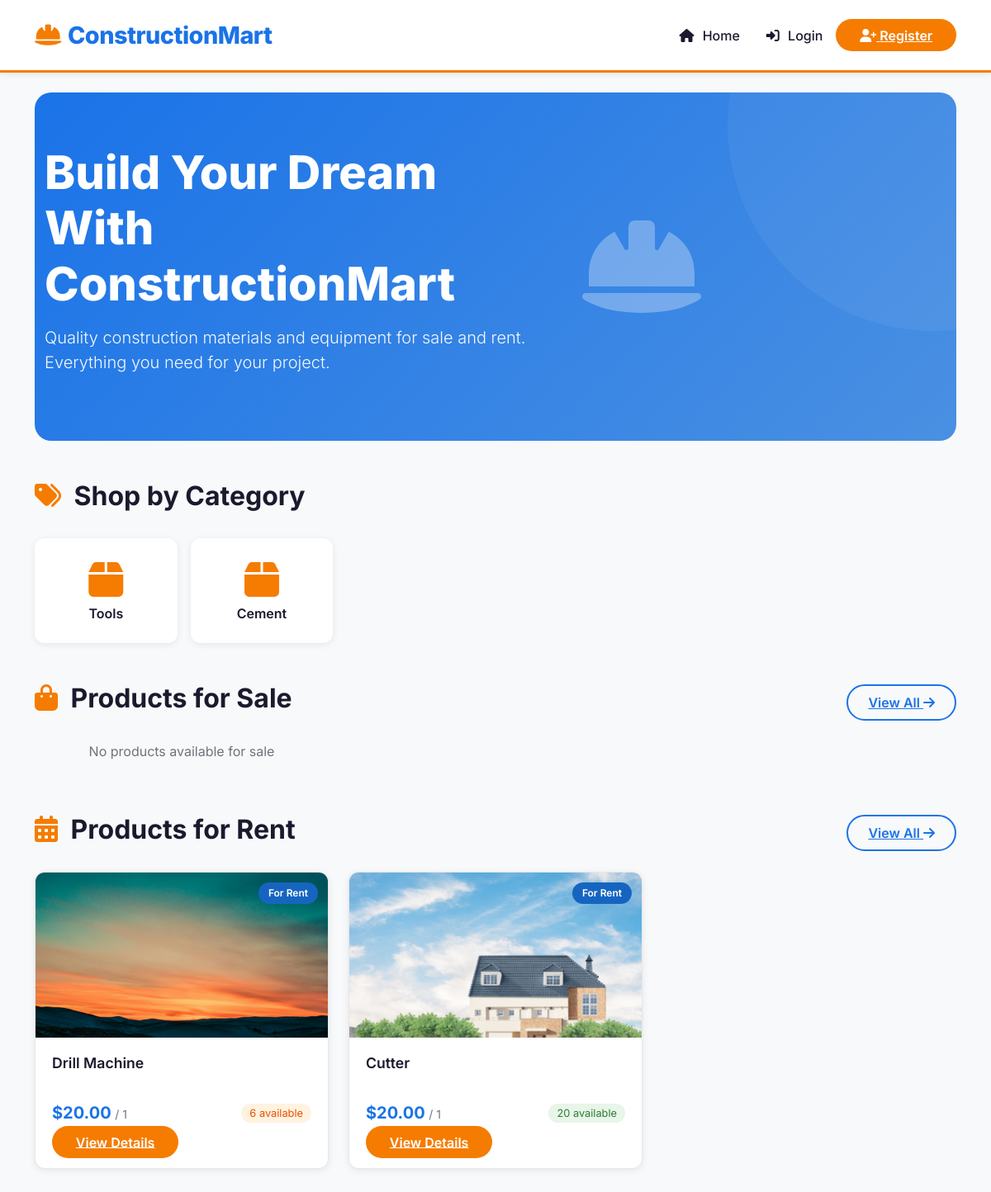
The page / on the database its author committed.
### marketplace/models.py (models this page shows, shortened)
class Category(models.Model):
    name = models.CharField(max_length=100)
    description = models.TextField(blank=True)
    icon = models.CharField(max_length=50, blank=True, help_text="Font Awesome icon class")
    class Meta:
        verbose_name_plural = "Categories"

class Product(models.Model):
    PRODUCT_TYPES = [
        ('sale', 'For Sale'),
        ('rent', 'For Rent'),
        ('both', 'Both'),
    ]
    name = models.CharField(max_length=200)
    category = models.ForeignKey(Category, on_delete=models.SET_NULL, null=True, blank=True)
    description = models.TextField()
    product_type = models.CharField(max_length=10, choices=PRODUCT_TYPES, default='sale')
    price = models.DecimalField(max_digits=10, decimal_places=2, default=0.00)
    rental_price = models.DecimalField(max_digits=10, decimal_places=2, null=True, blank=True)
    rental_period = models.CharField(max_length=50, blank=True, help_text="e.g., per day, per week")
    stock_quantity = models.PositiveIntegerField(default=0)
    image = models.ImageField(upload_to='products/', null=True, blank=True)
    is_available = models.BooleanField(default=True)
    created_at = models.DateTimeField(auto_now_add=True)
    updated_at = models.DateTimeField(auto_now=True)

### marketplace/views.py (the view)
# urls.py: path('', views.home, name='home'),
def home(request):
    products = Product.objects.filter(is_available=True, stock_quantity__gt=0)
    categories = Category.objects.all()
    sale_products = products.filter(product_type__in=['sale', 'both'])[:8]
    rent_products = products.filter(product_type__in=['rent', 'both'])[:8]
    context = {
        'products': products,
        'categories': categories,
        'sale_products': sale_products,
        'rent_products': rent_products,
    }
    return render(request, 'marketplace/home.html', context)

### templates/marketplace/home.html (shortened to what this page needs)
{% extends "base.html" %}
{% load static %}
{% block content %}
<div class="hero-section">
    <div class="container position-relative">
        <div class="row align-items-center">
            <div class="col-lg-7">
                <h1>Build Your Dream<br>With ConstructionMart</h1>
                <p class="lead">Quality construction materials and equipment for sale and rent. Everything you need for your project.</p>
            </div>
            <div class="col-lg-5 d-none d-lg-block">
                <i class="fas fa-hard-hat" style="font-size: 8rem; opacity: 0.3;"></i>
            </div>
        </div>
    </div>
</div>
<div class="mb-5">
    <div class="section-header">
        <h2><i class="fas fa-tags"></i> Shop by Category</h2>
    </div>
    <div class="row g-3">
        {% for category in categories %}
            <div class="col-6 col-md-3 col-lg-2">
                <a href="#" class="category-card">
                    <i class="fas {{ category.icon|default:'fa-box' }}"></i>
                    <h6>{{ category.name }}</h6>
                </a>
            </div>
        {% empty %}
            <div class="col-12 text-center text-muted">
                <p>No categories available</p>
            </div>
        {% endfor %}
    </div>
</div>
<div class="mb-5">
    <div class="section-header">
        <h2><i class="fas fa-shopping-bag"></i> Products for Sale</h2>
        <a href="#" class="btn-outline-blue">View All <i class="fas fa-arrow-right"></i></a>
    </div>
    <div class="product-grid">
        {% for product in sale_products %}
            <div class="product-card">
                <div class="image-wrapper">
                    {% if product.image %}
                        <img src="{{ product.image.url }}" alt="{{ product.name }}">
                    {% else %}
                        <div class="placeholder-icon">
                            <i class="fas fa-tools"></i>
                        </div>
                    {% endif %}
                    <span class="badge-type sale">For Sale</span>
                </div>
                <div class="card-body">
                    <h6 class="card-title">{{ product.name }}</h6>
                    <div class="d-flex justify-content-between align-items-center mb-2">
                        <span class="price-tag">${{ product.price }}</span>
                        <span class="stock-badge {% if product.stock_quantity > 10 %}in-stock{% else %}low-stock{% endif %}">
                            {{ product.stock_quantity }} in stock
                        </span>
                    </div>
                    <a href="{% url 'product_detail' product.id %}" class="btn-orange w-100">View Details</a>
                </div>
            </div>
        {% empty %}
            <div class="col-12 text-center text-muted">
                <p>No products available for sale</p>
            </div>
        {% endfor %}
    </div>
</div>
<div class="mb-5">
    <div class="section-header">
        <h2><i class="fas fa-calendar-alt"></i> Products for Rent</h2>
        <a href="#" class="btn-outline-blue">View All <i class="fas fa-arrow-right"></i></a>
    </div>
    <div class="product-grid">
        {% for product in rent_products %}
            <div class="product-card">
                <div class="image-wrapper">
                    {% if product.image %}
                        <img src="{{ product.image.url }}" alt="{{ product.name }}">
                    {% else %}
                        <div class="placeholder-icon">
                            <i class="fas fa-tools"></i>
                        </div>
                    {% endif %}
                    <span class="badge-type rent">For Rent</span>
                </div>
                <div class="card-body">
                    <h6 class="card-title">{{ product.name }}</h6>
                    <div class="d-flex justify-content-between align-items-center mb-2">
                        <div>
                            <span class="price-tag">${{ product.rental_price }}</span>
                            <small class="text-muted">/ {{ product.rental_period|default:"day" }}</small>
                        </div>
                        <span class="stock-badge {% if product.stock_quantity > 10 %}in-stock{% else %}low-stock{% endif %}">
                            {{ product.stock_quantity }} available
                        </span>
                    </div>
                    <a href="{% url 'product_detail' product.id %}" class="btn-orange w-100">View Details</a>
                </div>
            </div>
        {% empty %}
            <div class="col-12 text-center text-muted">
                <p>No products available for rent</p>
            </div>
        {% endfor %}
    </div>
</div>
{% endblock %}

### templates/base.html (shortened to what this page needs)
<!DOCTYPE html>
<html lang="en">
<head>
    <link href="https://cdn.jsdelivr.net/npm/bootstrap@5.1.3/dist/css/bootstrap.min.css" rel="stylesheet">
    <link rel="stylesheet" href="https://cdnjs.cloudflare.com/ajax/libs/font-awesome/6.4.0/css/all.min.css">
</head>
<body>
    <nav class="navbar navbar-expand-lg">
        <div class="container">
            <a class="navbar-brand" href="{% url 'home' %}">
                <i class="fas fa-hard-hat"></i>ConstructionMart
            </a>
            <div class="collapse navbar-collapse" id="navbarNav">
                <ul class="navbar-nav ms-auto align-items-center">
                    <li class="nav-item">
                        <a class="nav-link" href="{% url 'home' %}"><i class="fas fa-home"></i> Home</a>
                    </li>
                    {% if user.is_authenticated %}
                        <li class="nav-item">
                            <a class="nav-link" href="{% url 'my_orders' %}"><i class="fas fa-box"></i> Orders</a>
                        </li>
                        <li class="nav-item">
                            <a class="nav-link cart-link" href="{% url 'view_cart' %}">
                                <i class="fas fa-shopping-cart"></i> Cart
                                <span class="cart-dot" id="cartDot"></span>
                            </a>
                        </li>
                        <li class="nav-item dropdown">
                            <a class="nav-link dropdown-toggle" href="#" id="userDropdown" role="button" data-bs-toggle="dropdown">
                                <i class="fas fa-user-circle"></i> {{ user.username }}
                            </a>
                            <ul class="dropdown-menu dropdown-menu-end">
                                <li><a class="dropdown-item" href="{% url 'my_orders' %}"><i class="fas fa-box"></i> My Orders</a></li>
                                {% if user.is_staff %}
                                    <li><hr class="dropdown-divider"></li>
                                    <li><a class="dropdown-item" href="{% url 'admin_dashboard' %}"><i class="fas fa-chart-pie"></i> Admin Dashboard</a></li>
                                {% endif %}
                                <li><hr class="dropdown-divider"></li>
                                <li>
                                    <form method="POST" action="{% url 'logout' %}" style="display: inline;">
                                        {% csrf_token %}
                                        <button type="submit" class="dropdown-item" style="background: none; border: none; width: 100%; text-align: left; cursor: pointer;">
                                            <i class="fas fa-sign-out-alt"></i> Logout
                                        </button>
                                    </form>
                                </li>
                            </ul>
                        </li>
                    {% else %}
                        <li class="nav-item">
                            <a class="nav-link" href="{% url 'login' %}"><i class="fas fa-sign-in-alt"></i> Login</a>
                        </li>
                        <li class="nav-item">
                            <a class="btn-orange" href="{% url 'register' %}"><i class="fas fa-user-plus"></i> Register</a>
                        </li>
                    {% endif %}
                </ul>
            </div>
        </div>
    </nav>
    <main class="flex-grow-1">
        <div class="container py-4">
            {% block content %}{% endblock %}
        </div>
    </main>
</body>
</html>

### templates/base.html (style rules this page uses)
:root { --primary-blue: #1A73E8; --primary-orange: #F57C00; --success-green: #2E7D32; --light-bg: #F8F9FA; --dark-text: #1A1A2E; --gray-text: #6B7280; --border-light: #E5E7EB; --shadow-sm: 0 2px 8px rgba(0,0,0,0.08); --shadow-md: 0 4px 16px rgba(0,0,0,0.12); --shadow-lg: 0 8px 32px rgba(0,0,0,0.16); --radius-md: 12px; --radius-lg: 20px; }
* { font-family: 'Inter', sans-serif; margin: 0; padding: 0; box-sizing: border-box; }
body { background: var(--light-bg); color: var(--dark-text); min-height: 100vh; display: flex; flex-direction: column; }
.navbar { background: white !important; box-shadow: var(--shadow-sm); padding: 1rem 0; border-bottom: 3px solid var(--primary-orange); }
.navbar-brand { font-weight: 800; font-size: 1.8rem; color: var(--primary-blue) !important; letter-spacing: -0.5px; }
.navbar-brand i { color: var(--primary-orange); margin-right: 8px; }
.nav-link { font-weight: 500; color: var(--dark-text) !important; padding: 0.5rem 1rem !important; border-radius: 8px; transition: all 0.3s; position: relative; }
.nav-link i { margin-right: 6px; }
.btn-orange { background: var(--primary-orange); color: white; border: none; padding: 0.6rem 1.8rem; border-radius: 50px; font-weight: 600; transition: all 0.3s; }

### templates/marketplace/home.html (style rules this page uses)
.hero-section { background: linear-gradient(135deg, #1A73E8 0%, #4A90E2 100%); padding: 4rem 0; border-radius: var(--radius-lg); margin-bottom: 3rem; color: white; position: relative; overflow: hidden; }
.hero-section::before { content: ''; position: absolute; top: -50%; right: -20%; width: 500px; height: 500px; background: rgba(255,255,255,0.05); border-radius: 50%; }
.hero-section h1 { font-weight: 800; font-size: 3.5rem; margin-bottom: 1rem; }
.hero-section .lead { font-size: 1.25rem; opacity: 0.95; }
.category-card { background: white; padding: 1.5rem; border-radius: var(--radius-md); text-align: center; transition: all 0.3s; box-shadow: var(--shadow-sm); border: 2px solid transparent; cursor: pointer; text-decoration: none; color: var(--dark-text); display: block; }
.category-card i { font-size: 3rem; color: var(--primary-orange); margin-bottom: 0.5rem; }
.category-card h6 { font-weight: 600; margin: 0; }
.product-grid { display: grid; grid-template-columns: repeat(auto-fill, minmax(280px, 1fr)); gap: 1.5rem; }
.product-card { background: white; border-radius: var(--radius-md); overflow: hidden; box-shadow: var(--shadow-sm); transition: all 0.3s; border: 1px solid var(--border-light); }
.product-card .image-wrapper { height: 200px; background: var(--light-bg); display: flex; align-items: center; justify-content: center; overflow: hidden; position: relative; }
.product-card .image-wrapper img { width: 100%; height: 100%; object-fit: cover; }
.product-card .badge-type { position: absolute; top: 12px; right: 12px; padding: 4px 12px; border-radius: 50px; font-weight: 600; font-size: 0.75rem; background: var(--primary-orange); color: white; }
.product-card .badge-type.rent { background: #1565C0; }
.product-card .card-body { padding: 1.25rem; }
.product-card .card-title { font-weight: 600; font-size: 1.1rem; margin-bottom: 0.5rem; min-height: 3rem; }
.product-card .price-tag { font-weight: 700; color: var(--primary-blue); font-size: 1.25rem; }
.product-card .stock-badge { font-size: 0.8rem; padding: 2px 10px; border-radius: 50px; }
.stock-badge.in-stock { background: #E8F5E9; color: #2E7D32; }
.stock-badge.low-stock { background: #FFF3E0; color: #E65100; }
.section-header { display: flex; justify-content: space-between; align-items: center; margin-bottom: 1.5rem; }
.section-header h2 { font-weight: 700; color: var(--dark-text); }
.section-header h2 i { color: var(--primary-orange); margin-right: 8px; }
.btn-outline-blue { border: 2px solid var(--primary-blue); color: var(--primary-blue); background: transparent; padding: 0.5rem 1.5rem; border-radius: 50px; font-weight: 600; transition: all 0.3s; }

### rows shown on the page
Category: name "Tools"
Category: name "Cement"
Product: image (picture), name "Drill Machine", rental_price "20.00", rental_period "1", stock_quantity "6"
Product: image (picture), name "Cutter", rental_price "20.00", rental_period "1", stock_quantity "20"
